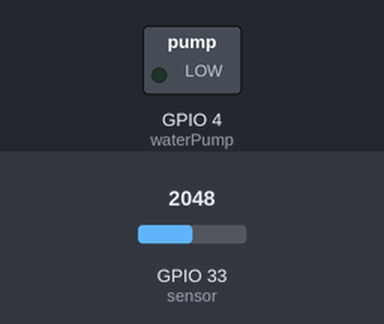
The sketch below on a simulated ESP32. Parts: switched loads named in the sketch (green lamp = pin HIGH). The test bench sets the inputs (shaded band); at power-on: GPIO 33 (sensor) = 2048. WiFi joins after 1.5 s; servers stay silent unless stated; what the sketch prints to the serial monitor is not drawn.

Above: at 4.5 s.
4.6 s: GPIO 33 (sensor) set to 3075
6.1 s: GPIO 33 (sensor) set to 3141
At 6.6 s:
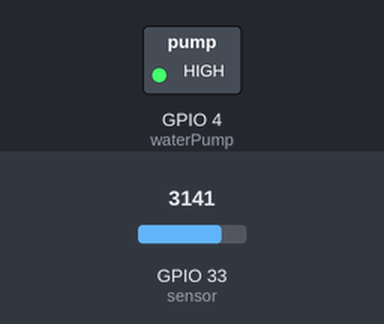
7.6 s: GPIO 33 (sensor) set to 2866
At 8.8 s:
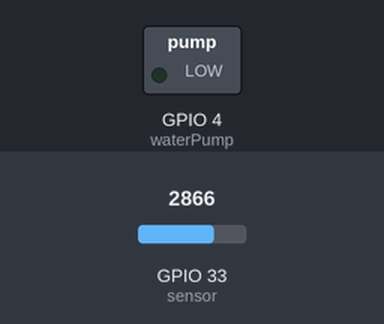
9.1 s: GPIO 33 (sensor) set to 3603
At 10.1 s:
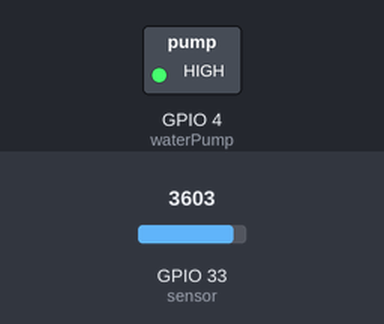
Timing chart, 0 to 11.6 s (numbered marks = the images above; inputs shaded):
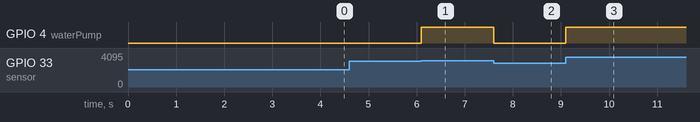

Measured:
- the behaviour switches between 3112 and 3113 on GPIO 33 (sensor) (found by bisection; images 0 and 1)
- after the input at 4.6 s, every drawn part: stays the same
- after the input at 6.1 s, GPIO 4 (waterPump): LOW → HIGH at once
- after the input at 7.6 s, GPIO 4 (waterPump): HIGH → LOW at once
- after the input at 9.1 s, GPIO 4 (waterPump): LOW → HIGH at once

The sketch:

Plant_Water_Dispenser.ino
```cpp
/*
* Author: Vincent Truong
* Class: Spring 2023 IoT Project
* Project: Automatic/Manual Plant Watering System
* Date: Mar 2023 - June 2023
*/

#define BLYNK_PRINT Serial
#include <WiFi.h>
#include <WiFiClient.h>
#include <BlynkSimpleEsp32.h>


/* IMPORTANT: FILL IN YOUR OWN AUTHORIZATION TOKEN,
 * WIFI USER (SSID), AND WIFI PASSWORD (PASS)
*/
char auth[] = "################################";
char ssid[] = "#######################";
char pass[] = "#####################";

BlynkTimer timer;
bool Relay = 0;

// We wil use PIN 33 as the SENSOR pin
#define sensor 33

// We can use any GPIO pins but we will use PIN 4
#define waterPump 4


bool automate = false;

void setup() {
  Serial.begin(9600);
  delay(1000);

  // We then INITIALIZE the ESP32 WiFi module
  WiFi.begin(ssid, pass);
  while (WiFi.status() != WL_CONNECTED) {
    delay(1000);
    Serial.println("Connecting to WiFi...");
  }

  pinMode(waterPump, OUTPUT);

  // WHEN CONNECTING, TURN OFF THE WATER PUMP
  digitalWrite(waterPump, LOW);

  // WE WILL USE BLYNK AS THE CONTROLLER THAT CONNECTS TO THE PROVIDED NETWORK
  Blynk.begin(auth, ssid, pass, "blynk.cloud", 80);
  timer.setInterval(100L, soilMoistureSensor);
}


// THE FIRST BUTTON TURNS THE PUMP ON/OFF
BLYNK_WRITE(V1) {
  Relay = param.asInt();

  if (Relay == 1) {
    digitalWrite(waterPump, LOW);
  }
  if (Relay == 0){
    digitalWrite(waterPump, HIGH);
  }
}

// THE SECOND BUTTON ENABLES MANUAL/AUTOMATIC WATERING MODES
BLYNK_WRITE(V2) {
  Relay = param.asInt();
  if (Relay == 1) { // If automation is turned on
    automate = true;
  }
  else { // If automation is turned off
    automate = false;
  }
}


/* THIS FUNCTION READS THE MOISTURE OF SOIL USING
 * A SOIL MOISTURE SENSOR AND THEN MAPS THE VALUE
*/
void soilMoistureSensor() {
  int value = analogRead(sensor);
  value = map(value, 0, 4096, 0, 100); //esp32 is a 12 bit, so 12 bit = 4096, while 10 bit = 1024
  value = (value - 100) * -1; //the value is from 100 to 0, so it flips it (making it negative), then it changes it to positive

  // IF YOU WANT TO SEE THE HUMIDITY % IN THE SERIAL MONITOR, UNCOMMENT THE 2 LINES BELOW
  //Serial.print("Humidity %: ");
  //Serial.println(value*2);

  /* THEN IT'LL TAKE THE CALCULATED VALUE AND SEND IT TO BLYNK,
   * CHANGING THE GAUGE OF WATER MOISTURE IN REAL TIME
  */
  Blynk.virtualWrite(V0, value*2);
}

void loop() {

  Blynk.run();

  int moistureValue = analogRead(sensor);
  moistureValue = map(moistureValue, 0, 4096, 0, 100);
  moistureValue = (moistureValue - 100) * -1;
  moistureValue *= 2;

  /* UNCOMMENT THESE BOTTOM 2 LINES TO SEE THE STATUS OF THE AUTOMATION
  *
  * If automation contains a 0, then automation is on
  * otherwise, a 1 means that automation is off
  * and manual mode is enabled
  */
  //Serial.print("Automation: ");
  //Serial.println(automate);

  //AUTOMATION STATUS NEEDS TO BE CONSTANTLY CHECKED
  if(automate == 0){
    if (moistureValue < 50) {
      digitalWrite(waterPump, HIGH);  // Turn on water pump
    }
    else {
      digitalWrite(waterPump, LOW);  // Turn off water pump
    }
  }

  Blynk.run();
  timer.run();
  soilMoistureSensor();
}
```
